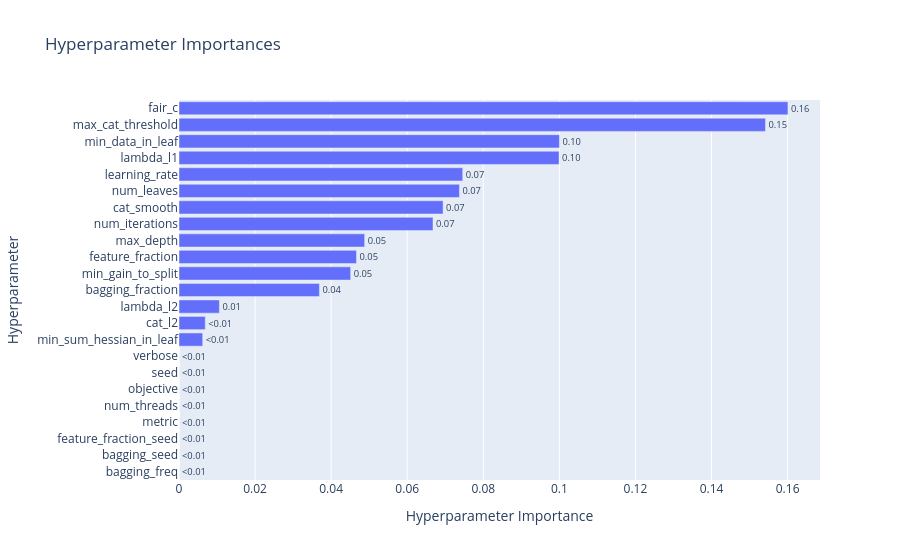

Notebook source saved alongside this figure:
### Code cell
optuna.visualization.plot_param_importances(estudio)

### Figure 1 — Plotly figure (JSON) as saved in the notebook; plotly's stock layout.template omitted (floating-point values rounded to 4 significant figures)
{"data": [{"cliponaxis": false, "hovertemplate": ["bagging_freq (CategoricalDistribution): 0.0<extra></extra>", "bagging_seed (CategoricalDistribution): 0.0<extra></extra>", "feature_fraction_seed (CategoricalDistribution): 0.0<extra></extra>", "metric (CategoricalDistribution): 0.0<extra></extra>", "num_threads (CategoricalDistribution): 0.0<extra></extra>", "objective (CategoricalDistribution): 0.0<extra></extra>", "seed (CategoricalDistribution): 0.0<extra></extra>", "verbose (CategoricalDistribution): 0.0<extra></extra>", "min_sum_hessian_in_leaf (FloatDistribution): 0.006237107676944572<extra></extra>", "cat_l2 (FloatDistribution): 0.006903053082167833<extra></extra>", "lambda_l2 (FloatDistribution): 0.010616927380480886<extra></extra>", "bagging_fraction (FloatDistribution): 0.03691667539218787<extra></extra>", "min_gain_to_split (FloatDistribution): 0.04512652902888295<extra></extra>", "feature_fraction (FloatDistribution): 0.04666176738209831<extra></extra>", "max_depth (IntDistribution): 0.04881179997524964<extra></extra>", "num_iterations (IntDistribution): 0.06677187818727669<extra></extra>", "cat_smooth (FloatDistribution): 0.06942548136632215<extra></extra>", "num_leaves (IntDistribution): 0.07373292075272017<extra></extra>", "learning_rate (FloatDistribution): 0.07459116993239642<extra></extra>", "lambda_l1 (FloatDistribution): 0.09991254092269349<extra></extra>", "min_data_in_leaf (IntDistribution): 0.10001244363416344<extra></extra>", "max_cat_threshold (CategoricalDistribution): 0.1541895408347026<extra></extra>", "fair_c (FloatDistribution): 0.1600901644517129<extra></extra>"], "name": "Objective Value", "orientation": "h", "text": ["<0.01", "<0.01", "<0.01", "<0.01", "<0.01", "<0.01", "<0.01", "<0.01", "<0.01", "<0.01", "0.01", "0.04", "0.05", "0.05", "0.05", "0.07", "0.07", "0.07", "0.07", "0.10", "0.10", "0.15", "0.16"], "textposition": "outside", "type": "bar", "x": [0, 0, 0, 0, 0, 0, 0, 0, 0.006237, 0.006903, 0.01062, 0.03692, 0.04513, 0.04666, 0.04881, 0.06677, 0.06943, 0.07373, 0.07459, 0.09991, 0.1, 0.1542, 0.1601], "y": ["bagging_freq", "bagging_seed", "feature_fraction_seed", "metric", "num_threads", "objective", "seed", "verbose", "min_sum_hessian_in_leaf", "cat_l2", "lambda_l2", "bagging_fraction", "min_gain_to_split", "feature_fraction", "max_depth", "num_iterations", "cat_smooth", "num_leaves", "learning_rate", "lambda_l1", "min_data_in_leaf", "max_cat_threshold", "fair_c"]}], "layout": {"title": {"text": "Hyperparameter Importances"}, "xaxis": {"title": {"text": "Hyperparameter Importance"}}, "yaxis": {"title": {"text": "Hyperparameter"}}}}
